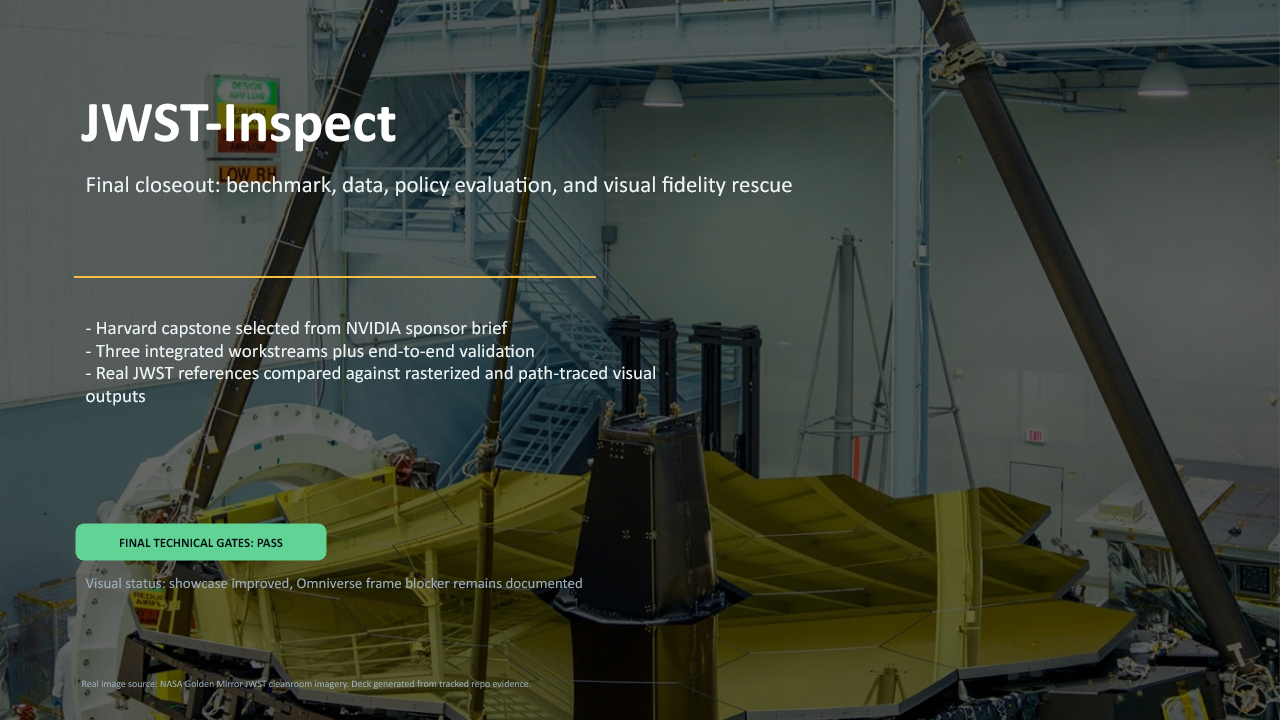
#> input picture outputs/final_presentation/rendered/slide-01.png, 1280 x 720 px; its folder holds only this picture in this run
$ python build_contact_sheet.py
#> lines starting #> are read from the running program, lines starting #| are printed output that depends on the picture
from __future__ import annotations

from pathlib import Path

from PIL import Image, ImageDraw


ROOT = Path(__file__).resolve().parents[2]
RENDERED = ROOT / "outputs" / "final_presentation" / "rendered"
OUT = ROOT / "outputs" / "final_presentation" / "JWST-Inspect_Final_Closeout_contact_sheet.png"


def main() -> None:
    files = sorted(RENDERED.glob("slide-*.png"))
    if not files:
        raise SystemExit(f"No rendered slides found in {RENDERED}")

    thumb_w, thumb_h = 426, 240
    pad = 18
    label_h = 24
    cols = 3
    rows = (len(files) + cols - 1) // cols
    sheet = Image.new(
        "RGB",
        (cols * thumb_w + (cols + 1) * pad, rows * (thumb_h + label_h) + (rows + 1) * pad),
        "#071019",
    )
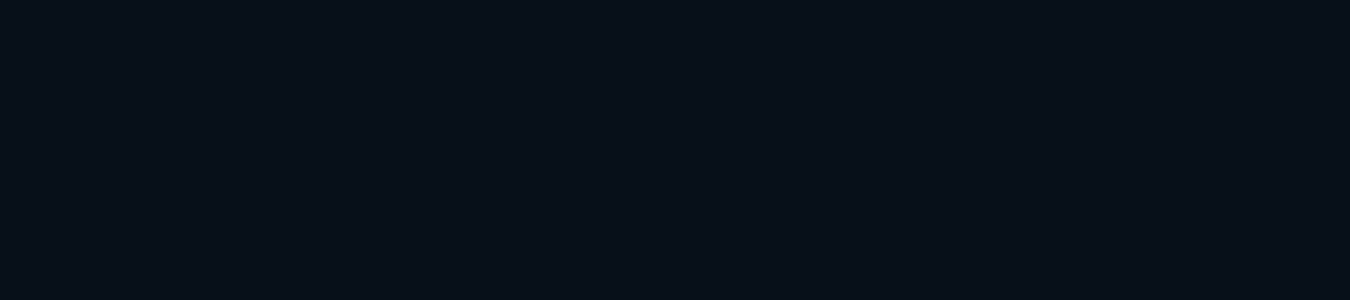
#> sheet: PIL image 1350x300 RGB; mean R, G, B 7, 16, 25
    draw = ImageDraw.Draw(sheet)

    for idx, file in enumerate(files):
        slide = Image.open(file).convert("RGB")
        slide.thumbnail((thumb_w, thumb_h), Image.Resampling.LANCZOS)
#> slide: PIL image 426x240 RGB
        canvas = Image.new("RGB", (thumb_w, thumb_h), "#0e1a25")
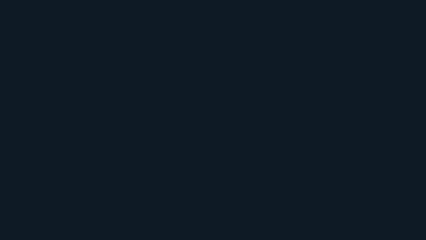
#> canvas: PIL image 426x240 RGB; mean R, G, B 14, 26, 37
        canvas.paste(slide, ((thumb_w - slide.width) // 2, (thumb_h - slide.height) // 2))

        col = idx % cols
        row = idx // cols
        x = pad + col * (thumb_w + pad)
        y = pad + row * (thumb_h + label_h + pad)
        sheet.paste(canvas, (x, y))
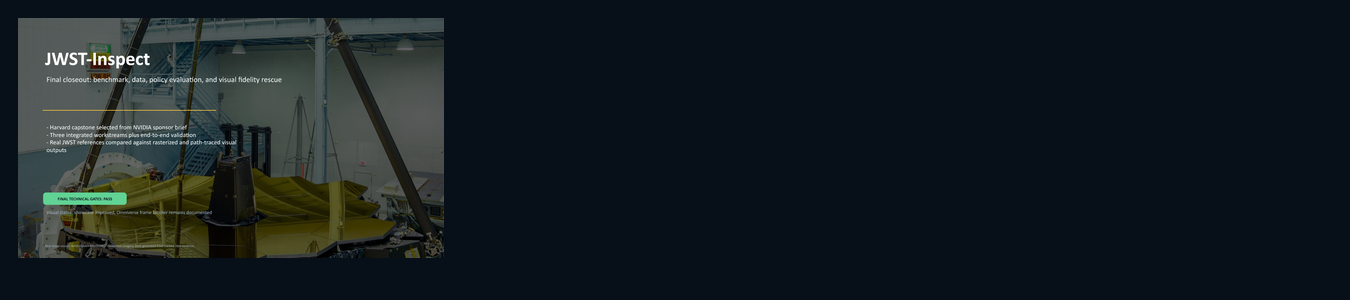
#> sheet: PIL image 1350x300 RGB; mean R, G, B 20.6, 29.1, 33.5
        draw.text((x + 6, y + thumb_h + 5), f"Slide {idx + 1:02d}", fill="#eef5f7")

    sheet.save(OUT)
    print(OUT)


if __name__ == "__main__":
    main()
